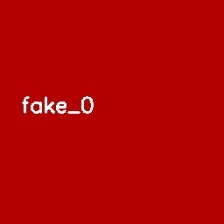
#> input picture dataset/frames/fake/custom_custom_fake_fake_0_f000000.jpg, 224 x 224 px
$ python -i perturbation_detector.py   (imports and definitions only)
#> lines starting #> are read from the running program, lines starting #| are printed output that depends on the picture; after the words box and inside, x2 and y2 are one past the last pixel; in counts of white or black regions, pixels touching at a corner belong together
"""Perturbation detector for common evasion-oriented image artifacts."""

from __future__ import annotations

from dataclasses import dataclass, field

import numpy as np

try:
    import cv2  # type: ignore
except Exception:  # noqa: BLE001
    cv2 = None


@dataclass
class PerturbationDetectorConfig:
    """Detector thresholds and weighting for perturbation signals."""

    gaussian_noise_threshold: float = 20.0
    compression_artifact_threshold: float = 14.0
    high_frequency_threshold: float = 0.35
    patch_threshold: float = 0.40
    weights: dict[str, float] = field(
        default_factory=lambda: {
            "gaussian_noise": 0.30,
            "compression_artifact": 0.20,
            "high_frequency": 0.25,
            "localized_patch": 0.25,
        }
    )


@dataclass
class PerturbationResult:
    """Image-level perturbation risk result with interpretable metadata."""

    score: float
    suspicious: bool
    reason_codes: list[str]
    signals: dict[str, float]
    metadata: dict[str, str]


class PerturbationDetector:
    """Detects perturbation patterns tied to adversarial and evasion attempts."""

    def __init__(self, config: PerturbationDetectorConfig | None = None) -> None:
        self.config = config or PerturbationDetectorConfig()

    def detect(self, image: np.ndarray) -> PerturbationResult:
        """Run detector and return normalized perturbation score."""

        gray = self._to_gray(image)

        gaussian_noise = self._gaussian_noise_surge(gray)
        compression_artifact = self._compression_artifact_score(gray)
        high_frequency = self._high_frequency_anomaly(gray)
        localized_patch = self._localized_patch_score(gray)

        normalized = {
            "gaussian_noise": min(gaussian_noise / max(self.config.gaussian_noise_threshold, 1e-6), 2.0),
            "compression_artifact": min(
                compression_artifact / max(self.config.compression_artifact_threshold, 1e-6),
                2.0,
            ),
            "high_frequency": min(high_frequency / max(self.config.high_frequency_threshold, 1e-6), 2.0),
            "localized_patch": min(localized_patch / max(self.config.patch_threshold, 1e-6), 2.0),
        }

        score = 0.0
        for key, weight in self.config.weights.items():
            score += float(weight) * min(max(normalized.get(key, 0.0), 0.0), 1.0)
        score = min(max(score, 0.0), 1.0)

        reason_codes: list[str] = []
        if gaussian_noise >= self.config.gaussian_noise_threshold:
            reason_codes.append("gaussian_noise_surge")
        if compression_artifact >= self.config.compression_artifact_threshold:
            reason_codes.append("compression_artifacts_high")
        if high_frequency >= self.config.high_frequency_threshold:
            reason_codes.append("high_frequency_anomaly")
        if localized_patch >= self.config.patch_threshold:
            reason_codes.append("localized_patch_detected")

        return PerturbationResult(
            score=score,
            suspicious=bool(reason_codes),
            reason_codes=reason_codes,
            signals={
                "gaussian_noise": gaussian_noise,
                "compression_artifact": compression_artifact,
                "high_frequency": high_frequency,
                "localized_patch": localized_patch,
            },
            metadata={
                "detector": "perturbation_detector_v1",
                "note": "Heuristic perturbation detection with interpretable signals",
            },
        )

    @staticmethod
    def to_uncertainty_hint(result: PerturbationResult) -> dict[str, float | bool]:
        """Generate uncertainty-gate hint from perturbation result."""

        return {
            "perturbation_score": float(result.score),
            "perturbation_suspicious": bool(result.suspicious),
        }

    @staticmethod
    def _to_gray(image: np.ndarray) -> np.ndarray:
        """Convert image into grayscale float32 array."""

        arr = image.astype(np.float32)
        if arr.ndim == 2:
            return arr
        if arr.shape[2] == 1:
            return arr[:, :, 0]
        if cv2 is not None:
            return cv2.cvtColor(arr, cv2.COLOR_BGR2GRAY)
        return np.mean(arr[:, :, :3], axis=2)

    @staticmethod
    def _gaussian_noise_surge(gray: np.ndarray) -> float:
        """Estimate additive noise level from denoising residual."""

        if cv2 is not None:
            den = cv2.GaussianBlur(gray, (5, 5), 0)
        else:
            den = gray
        residual = gray - den
        return float(np.std(residual))

    @staticmethod
    def _compression_artifact_score(gray: np.ndarray) -> float:
        """Measure JPEG-like block boundary discontinuities."""

        h, w = gray.shape
        if h < 16 or w < 16:
            return 0.0

        vertical_edges = []
        for col in range(8, w, 8):
            if col <= 0 or col >= w:
                continue
            jump = np.abs(gray[:, col - 1] - gray[:, col])
            vertical_edges.append(np.mean(jump))

        horizontal_edges = []
        for row in range(8, h, 8):
            if row <= 0 or row >= h:
                continue
            jump = np.abs(gray[row - 1, :] - gray[row, :])
            horizontal_edges.append(np.mean(jump))

        score = float(np.mean(vertical_edges + horizontal_edges)) if (vertical_edges or horizontal_edges) else 0.0
        return score

    @staticmethod
    def _high_frequency_anomaly(gray: np.ndarray) -> float:
        """Estimate high-frequency energy ratio from FFT magnitudes."""

        fft = np.fft.fftshift(np.fft.fft2(gray))
        magnitude = np.abs(fft)
        total = float(np.sum(magnitude) + 1e-6)

        h, w = gray.shape
        cy, cx = h // 2, w // 2
        radius = max(4, min(h, w) // 8)

        yy, xx = np.ogrid[:h, :w]
        mask = (yy - cy) ** 2 + (xx - cx) ** 2 >= radius**2
        high_energy = float(np.sum(magnitude[mask]))
        return high_energy / total

    @staticmethod
    def _localized_patch_score(gray: np.ndarray) -> float:
        """Estimate patch-like perturbation concentration by local variance peaks."""

        h, w = gray.shape
        if h < 16 or w < 16:
            return 0.0

        window = 16
        variances = []
        for row in range(0, h - window + 1, window // 2):
            for col in range(0, w - window + 1, window // 2):
                patch = gray[row : row + window, col : col + window]
                variances.append(float(np.var(patch)))

        if not variances:
            return 0.0
        variances_arr = np.array(variances, dtype=np.float32)
        baseline = float(np.mean(variances_arr) + 1e-6)
        peak = float(np.max(variances_arr))
        return peak / baseline / 10.0

>>> import cv2
>>> picture = cv2.imread('../../dataset/frames/fake/custom_custom_fake_fake_0_f000000.jpg')
#> picture is the input picture: shape (224, 224, 3); mean B, G, R 3.3, 2.3, 180.3
>>> result = PerturbationDetector().detect(picture)
#> in _to_gray, `return cv2.cvtColor(arr, cv2.COLOR_BGR2GRAY)`:
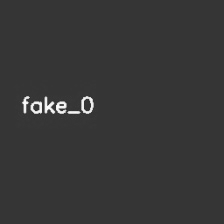
#> returned value: shape (224, 224) float32; min 47.78, max 254.2, mean 55.7
#> in _gaussian_noise_surge, `residual = gray - den`:
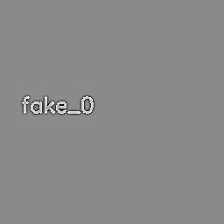
#> residual: shape (224, 224) float32; min -88.1, max 73.52, mean 0; drawn with min black and max white
#> in detect, `gaussian_noise = self._gaussian_noise_surge(gray)`: gaussian_noise = 5.65
#> after the loop in _compression_artifact_score, `for col in range(8, w, 8):`: vertical_edges = 27 values, max 7.19 at index 2, min 0 at index 12, mean 0.93
#> after the loop in _compression_artifact_score, `for row in range(8, h, 8):`: horizontal_edges = 27 values, max 11.27 at index 12, min 0 at index 0, mean 0.896
#> in _compression_artifact_score, `score = float(np.mean(vertical_edges + horizontal_edges)) if (vertical..`: score = 0.913
#> in _high_frequency_anomaly, `total = float(np.sum(magnitude) + 1e-6)`: total = 88477656.1
#> in _high_frequency_anomaly, `yy, xx = np.ogrid[:h, :w]`: yy = 224 values from 0 to 223
#> in _high_frequency_anomaly, `mask = (yy - cy) ** 2 + (xx - cx) ** 2 >= radius**2`:
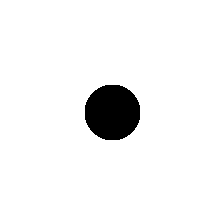
#> mask: shape (224, 224) bool; 95.1% white; 1 black region, box (x1, y1, x2, y2) and area: (85, 85, 140, 140) 2449
#> in _high_frequency_anomaly, `high_energy = float(np.sum(magnitude[mask]))`: high_energy = 62317837.5
#> in detect, `high_frequency = self._high_frequency_anomaly(gray)`: high_frequency = 0.704
#> after the loop in _localized_patch_score, `for row in range(0, h - window + 1, window // 2):`: variances = 729 values, max 6801.6 at index 329, min 5.82e-11 at index 0, mean 205.4
#> in _localized_patch_score, `variances_arr = np.array(variances, dtype=np.float32)`: variances_arr has the same summary as variances
#> in _localized_patch_score, `baseline = float(np.mean(variances_arr) + 1e-6)`: baseline = 205.4
#> in _localized_patch_score, `peak = float(np.max(variances_arr))`: peak = 6801.6
#> in detect, `localized_patch = self._localized_patch_score(gray)`: localized_patch = 3.31
#> in detect, `normalized = { "gaussian_noise": min(gaussian_noise / max(self.config...`: normalized = {'gaussian_noise': 0.282, 'compression_artifact': 0.0652, 'high_frequency': 2, 'localized_patch': 2}
#> the loop in detect, `for key, weight in self.config.weights.items():` made 4 passes
#> score on passes 1 to 4: 0.0847, 0.0977, 0.348, 0.598
#> after the loop in detect, `for key, weight in self.config.weights.items():`: score = 0.598
